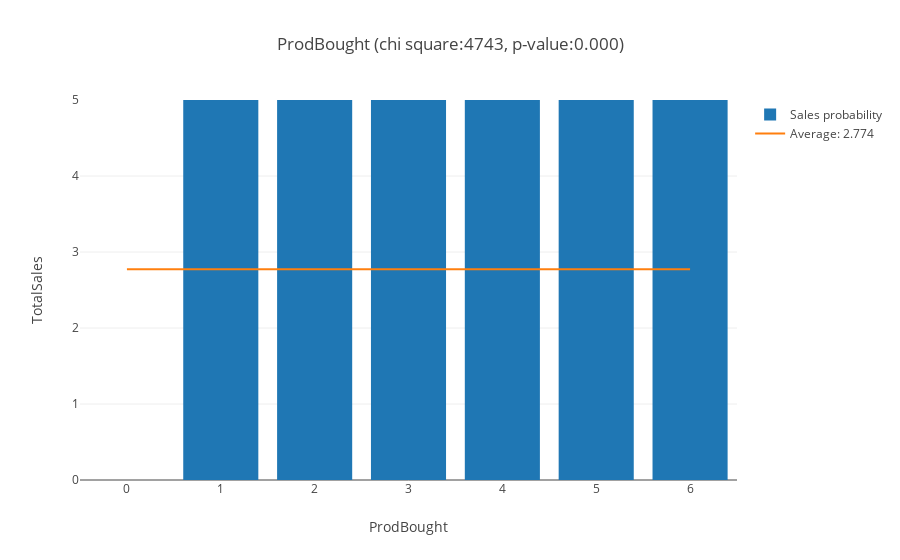

Notebook code for this chart:
### Markdown cell above
### ProdBought ###

Number of different products previously bought

### Code cell
chi, pval, fig = analyze_feature('ProdBought', db1, categorical=False)
scores['ProdBought'] = (chi, pval)
iplot(fig)

### Figure 1 — Plotly figure (JSON) as saved in the notebook; plotly's stock layout.template omitted (floating-point values rounded to 4 significant figures)
{"data": [{"error_y": {"array": [0, 23.47, 18.96, 24.31, 27.44, 23.8, null], "type": "data", "visible": false}, "name": "Sales probability", "text": ["78% of clients", "16% of clients", "4% of clients", "2% of clients", "1% of clients", "0% of clients", "0% of clients"], "type": "bar", "x": [0, 1, 2, 3, 4, 5, 6], "y": [0, 13.45, 8.633, 11.06, 13.74, 9.364, 65.55]}, {"mode": "lines", "name": "Average: 2.774", "type": "scatter", "x": [0, 6], "y": [2.774, 2.774]}], "layout": {"barmode": "group", "title": "ProdBought (chi square:4743, p-value:0.000)", "xaxis": {"title": "ProdBought"}, "yaxis": {"range": [0, 5], "title": "TotalSales"}}}
